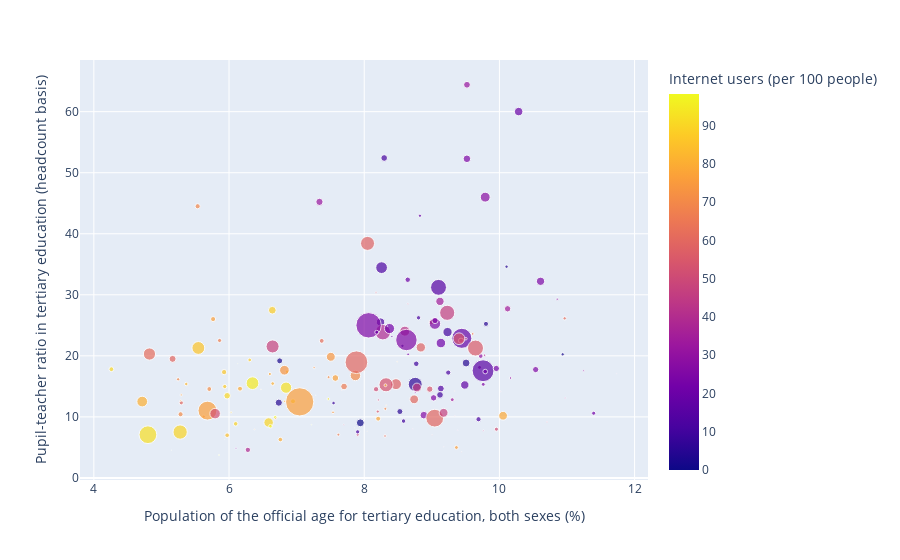

Notebook cell for this chart:
### Code cell
import plotly.express as px
df_ind['Population, total']=df_ind['Population, total'].fillna(0)

fig = px.scatter(df_ind, x='Population of the official age for tertiary education, both sexes (%)',
                 y='Pupil-teacher ratio in tertiary education (headcount basis)',
                 size='Population, total',
                 color = 'Internet users (per 100 people)',
                 hover_name='Country Name')

fig.show()

### Figure 1 — Plotly figure (JSON) as saved in the notebook; plotly's stock layout.template omitted (floating-point values rounded to 4 significant figures; data arrays with more than 128 entries replaced by an {"elided": "..."} marker saying what was removed)
{"data": [{"hovertemplate": "<b>%{hovertext}</b><br><br>Population of the official age for tertiary education, both sexes (%)=%{x}<br>Pupil-teacher ratio in tertiary education (headcount basis)=%{y}<br>Population, total=%{marker.size}<br>Internet users (per 100 people)=%{marker.color}<extra></extra>", "hovertext": {"elided": "215 str values"}, "legendgroup": "", "marker": {"color": {"elided": "215 float values"}, "coloraxis": "coloraxis", "size": {"elided": "215 int values"}, "sizemode": "area", "sizeref": 807800.0, "symbol": "circle"}, "mode": "markers", "name": "", "orientation": "v", "showlegend": false, "type": "scatter", "x": {"elided": "215 float values"}, "xaxis": "x", "y": {"elided": "215 float values"}, "yaxis": "y"}], "layout": {"coloraxis": {"colorbar": {"title": {"text": "Internet users (per 100 people)"}}, "colorscale": [[0, "#0d0887"], [0.1111, "#46039f"], [0.2222, "#7201a8"], [0.3333, "#9c179e"], [0.4444, "#bd3786"], [0.5556, "#d8576b"], [0.6667, "#ed7953"], [0.7778, "#fb9f3a"], [0.8889, "#fdca26"], [1, "#f0f921"]]}, "legend": {"itemsizing": "constant", "tracegroupgap": 0}, "margin": {"t": 60}, "xaxis": {"anchor": "y", "domain": [0, 1], "title": {"text": "Population of the official age for tertiary education, both sexes (%)"}}, "yaxis": {"anchor": "x", "domain": [0, 1], "title": {"text": "Pupil-teacher ratio in tertiary education (headcount basis)"}}}}
